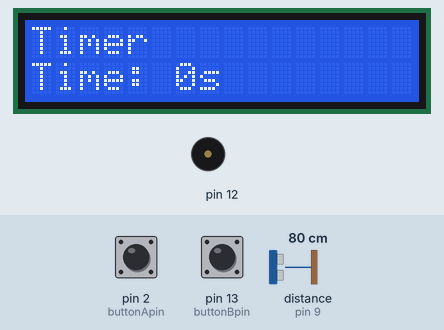
A sketch run on a simulated Arduino Uno, built with avr-gcc and run on an emulated ATmega328P. Parts: 16×2 character LCD, buzzer (waves = sounding). The inputs (shaded band) are chosen by the test bench; at power-on: pin 2 (buttonApin) HIGH, pin 13 (buttonBpin) HIGH, distance to the obstacle (sensor on pin 9) 80 cm. The echo pulse lasts 58.3 µs per cm; what the sketch prints to the serial monitor is not drawn.

Above: at 1.3 s.
1.4 s: pin 2 (buttonApin) pulled LOW for 0.15 s
At 1.9 s:
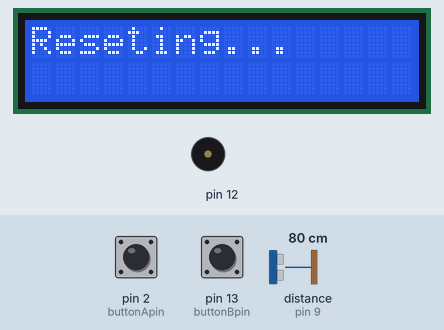
3.9 s: pin 13 (buttonBpin) pulled LOW for 0.15 s
At 4.8 s:
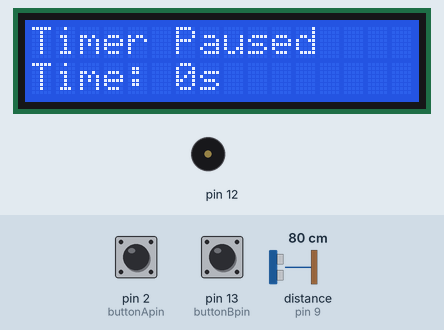
5.5 s: pin 13 (buttonBpin) pulled LOW for 1 s
At 5.9 s:
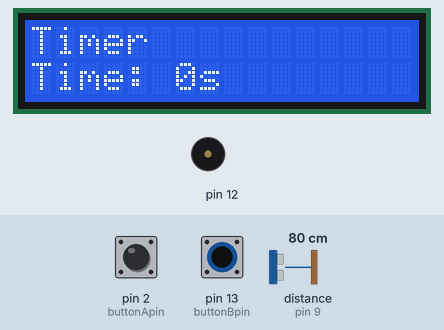
8.0 s: distance to the obstacle (sensor on pin 9) set to 2 cm
At 9.4 s:
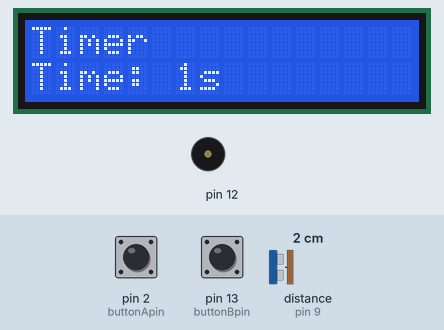
11.0 s: pin 2 (buttonApin) pulled LOW for 1 s
At 12.4 s:
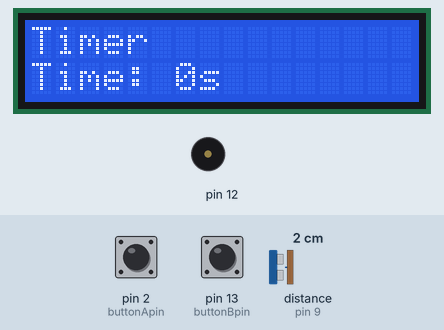
Timing chart, 0 to 24.2 s (numbered marks = the images above; inputs shaded):
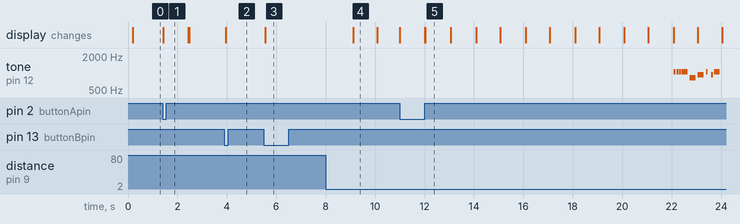

Measured:
- after the input at 1.4 s, the display: changes at once (image 1)
- after the input at 3.9 s, the display: changes after 0.06 s (image 2)
- after the input at 5.5 s, the display: changes after 0.06 s (image 3)
- after the input at 8.0 s, the display: changes after 1.1 s (image 4)
- after the input at 11.0 s, the display: first changes at once (image 5 shows a later state)
- by itself, tone on pin 12: plays 1047 Hz for 0.08 s, 1047 Hz for 0.08 s, 1047 Hz for 0.08 s, 1047 Hz for 0.24 s, 831 Hz for 0.24 s, 932 Hz for 0.24 s … (9 notes in this stretch)
- what the display in image 4 shows lasts 1.0 s, from 9.1 s to 10.1 s

The sketch:

TeaTimer.ino
```cpp
#include "SR04.h"
#include <LiquidCrystal.h>
#include "pitches.h"

// --Set-up--
#define TRIG_PIN 9
#define ECHO_PIN 10

// --Variables--
long dist;
int buttonApin = 2;
int buttonBpin = 13;
bool power_on = false;
int counter = 0;
unsigned long previousMillis = 0;
bool counting = false;
bool pause = false;

bool lastPauseButtonState = HIGH;
bool lastResetButtonState = HIGH;
int lastJingleSecond = -1;

int melody[] = {
  NOTE_C6, NOTE_C6, NOTE_C6, NOTE_C6,
  NOTE_GS5, NOTE_AS5, NOTE_C6, 0, NOTE_AS5, NOTE_C6,
};

int noteDurations[] = {
  4, 4, 4, 12,
  12, 12, 4, 4, 4,
  12
};

int note_length = 20;

bool jinglePlaying = false;
int jingleNoteIndex = 0;
unsigned long jinglePreviousMillis = 0;
int jingleNoteDuration = 0;

SR04 sr04 = SR04(ECHO_PIN, TRIG_PIN);
LiquidCrystal lcd(7, 6, 5, 4, 3, 8);

void setup() {
  Serial.begin(9600);
  lcd.begin(16, 2);
  lcd.clear();
  pinMode(buttonApin, INPUT_PULLUP);
  pinMode(buttonBpin, INPUT_PULLUP);
  delay(100);
}

void loop() {
  // --Read Buttons--
  bool currentResetState = digitalRead(buttonApin);
  bool currentPauseState = digitalRead(buttonBpin);

  // --Handle Reset Button (A)--
  if (lastResetButtonState == HIGH && currentResetState == LOW) {
    Serial.println("Reset");
    lcd.clear();
    lcd.print("Reseting...");
    previousMillis = millis();
    counter = 0;
    counting = false;
    pause = false;
    jinglePlaying = false;
    delay(1000);
    lcd.clear();
  }
  lastResetButtonState = currentResetState;

  // --Handle Pause Button (B)--
  if (lastPauseButtonState == HIGH && currentPauseState == LOW) {
    Serial.println("Pause");
    pause = !pause;
    if (!pause) {
      previousMillis = millis();
    }
  }
  lastPauseButtonState = currentPauseState;

  // --Distance & Timing--
  if (!counting && !pause) {
    dist = sr04.Distance();
    Serial.println(dist);
  }

  lcd.setCursor(0, 0);
  lcd.print("Timer       ");
  lcd.setCursor(6, 0);
  lcd.print(pause ? "Paused" : "      ");

  if (!pause) {
    if (!counting) {
      if (dist < 15) {
        counting = true;
        previousMillis = millis();
      }
    } else {
      if (millis() - previousMillis >= 1000) {
        previousMillis += 1000;
        counter++;
      }
    }
  }

  // --Display Time--
  lcd.setCursor(0, 1);
  lcd.print("Time: ");
  int min = counter / 60;
  int sec = counter % 60;
  if (min > 0) {
    lcd.print(min);
    lcd.print("m ");
  }
  lcd.print(sec);
  lcd.print("s ");

  // --Trigger Jingle Every 10 Seconds--
  if (counter % 10 == 0 && counter != 0 && counter != lastJingleSecond) {
    lastJingleSecond = counter;
    jinglePlaying = true;
    jingleNoteIndex = 0;
    jinglePreviousMillis = millis();
    jingleNoteDuration = 0;
  }

  // --Non-blocking Jingle Playback--
  if (jinglePlaying) {
    if (millis() - jinglePreviousMillis >= jingleNoteDuration) {
      if (jingleNoteIndex < sizeof(melody) / sizeof(int)) {
        int note = melody[jingleNoteIndex];
        int duration = noteDurations[jingleNoteIndex] * note_length;

        if (note > 0) {
          tone(12, note, duration);
        } else {
          noTone(12);  // Rest
        }

        jingleNoteDuration = duration * 1.3;
        jinglePreviousMillis = millis();
        jingleNoteIndex++;
      } else {
        noTone(12);
        jinglePlaying = false;
      }
    }
  }

  delay(50);
}
```
